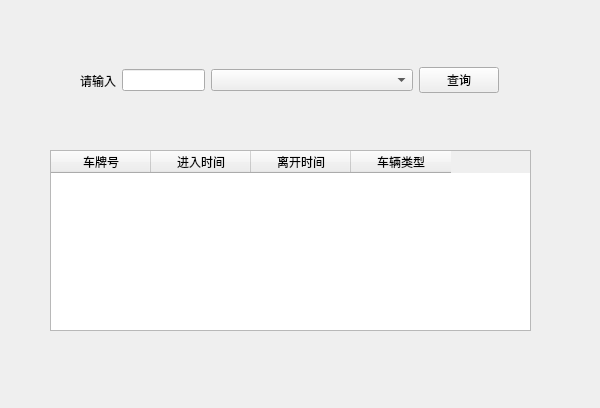
<?xml version="1.0" encoding="UTF-8"?>
<ui version="4.0">
 <class>carRecord</class>
 <widget class="QWidget" name="carRecord">
  <property name="geometry">
   <rect>
    <x>0</x>
    <y>0</y>
    <width>600</width>
    <height>408</height>
   </rect>
  </property>
  <property name="windowTitle">
   <string>Form</string>
  </property>
  <widget class="QTableWidget" name="tableWidget">
   <property name="geometry">
    <rect>
     <x>50</x>
     <y>150</y>
     <width>481</width>
     <height>181</height>
    </rect>
   </property>
   <column>
    <property name="text">
     <string>车牌号</string>
    </property>
   </column>
   <column>
    <property name="text">
     <string>进入时间</string>
    </property>
   </column>
   <column>
    <property name="text">
     <string>离开时间</string>
    </property>
   </column>
   <column>
    <property name="text">
     <string>车辆类型</string>
    </property>
   </column>
  </widget>
  <widget class="QWidget" name="horizontalLayoutWidget">
   <property name="geometry">
    <rect>
     <x>80</x>
     <y>50</y>
     <width>419</width>
     <height>61</height>
    </rect>
   </property>
   <layout class="QHBoxLayout" name="horizontalLayout">
    <item>
     <widget class="QLabel" name="label">
      <property name="text">
       <string>请输入</string>
      </property>
     </widget>
    </item>
    <item>
     <widget class="QLineEdit" name="lineEdit"/>
    </item>
    <item>
     <widget class="QComboBox" name="comboBox">
      <item>
       <property name="text">
        <string/>
       </property>
      </item>
      <item>
       <property name="text">
        <string>车牌号</string>
       </property>
      </item>
      <item>
       <property name="text">
        <string>进入时间(XX-YY-ZZ  AA:BB:CC)</string>
       </property>
      </item>
      <item>
       <property name="text">
        <string>离开时间(XX-YY-ZZ  AA:BB:CC)</string>
       </property>
      </item>
      <item>
       <property name="text">
        <string>内部车</string>
       </property>
      </item>
      <item>
       <property name="text">
        <string>外部车</string>
       </property>
      </item>
     </widget>
    </item>
    <item>
     <widget class="QPushButton" name="pushButton">
      <property name="text">
       <string>查询</string>
      </property>
     </widget>
    </item>
   </layout>
  </widget>
 </widget>
 <resources/>
 <connections/>
</ui>
